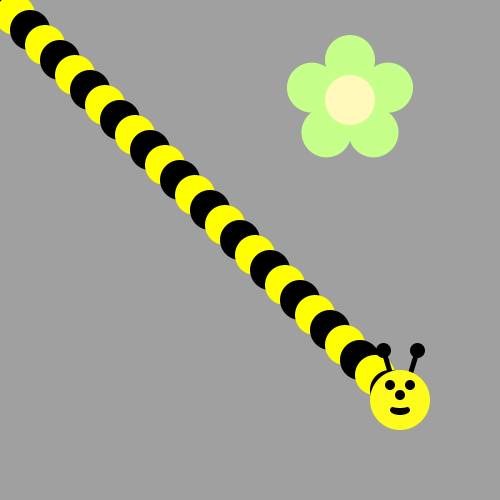
Frame 1 (no input)
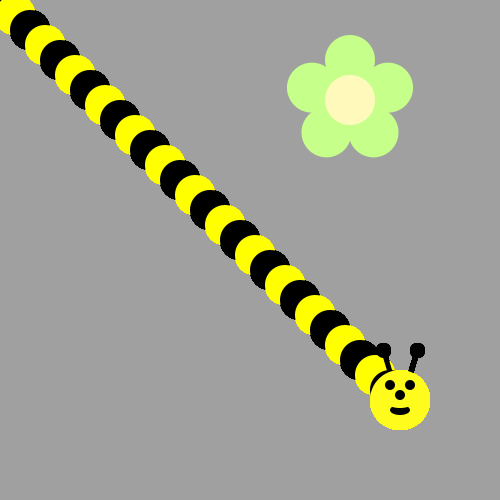
Frame 60 (the mouse pressed at the canvas centre just before this capture)
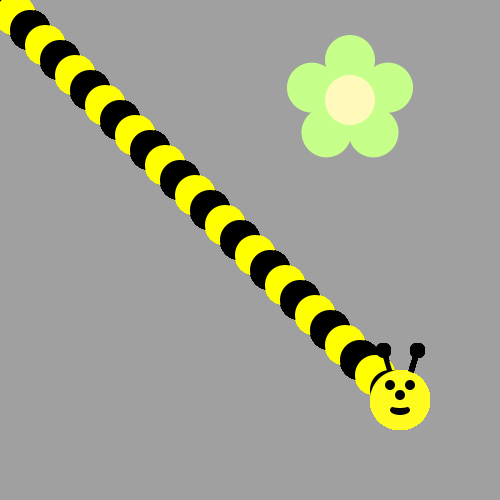
Frame 120 (the mouse held since frame 60 and released just before this capture)

The Processing sketch that drew these frames (run headless with seeded random() and noise(); from frame 60 on, the mouse is pressed at the canvas centre):

// Processing sketch: BumbleBee
// ── BumbleBee.pde
void draw() {
/*Use a loop to make a body for the Bee!
Then put his head on using drawBeeFace(x,y)
Use Modulo to make the colors alternate 
*/
for (int i = 0; i < 420; i += 15){
  if (i % 30 == 0) {
    fill(0, 0, 0);
  }else{
    fill(255, 255, 0);
  }
  ellipse(i, i, 40, 40);
}
drawBeeFace(400, 400);
}

void drawFlower(int x, int y) {
     noStroke();
     translate(x, y);
     // draw 5 petals, rotating after each one<
     fill(#c6ff89);      // green
      for (int i = 0; i < 5; i++) {
           ellipse(0, -40, 50, 50);
          rotate(radians(72));
     }
     fill(#fff9bb); // light yellow
     ellipse(0, 0, 50, 50);
} 
void drawBeeFace(int BeeFaceX, int BeeFaceY) {
     noStroke();
     fill(0, 0, 0);
     stroke(1);
     strokeWeight(5);
     line(BeeFaceX-10, BeeFaceY-27, BeeFaceX-17, BeeFaceY-50);
     line(BeeFaceX+10, BeeFaceY-27, BeeFaceX+17, BeeFaceY-50);
     ellipse(BeeFaceX-17, BeeFaceY-50, 10, 10);
     ellipse(BeeFaceX+17, BeeFaceY-50, 10, 10);
     noStroke();
     fill(255, 251, 28);
     ellipse(BeeFaceX, BeeFaceY, 60, 60); // face
     fill(255, 237, 209);
     fill(0,0,0);
      ellipse(BeeFaceX-10, BeeFaceY-15, 10, 10); // eyes
     ellipse(BeeFaceX+10, BeeFaceY-15, 10, 10);
      ellipse(BeeFaceX, BeeFaceY-5, 10, 10); // nose
      ellipse(BeeFaceX, BeeFaceY+10, 20, 10);// mouth
     fill(255, 251, 28);
     ellipse(BeeFaceX, BeeFaceY+5, 20, 6);
}

void setup() {
     ellipseMode(CENTER);
     size(500, 500);
     background(160, 160, 160);
      drawFlower(350, 100);
}
